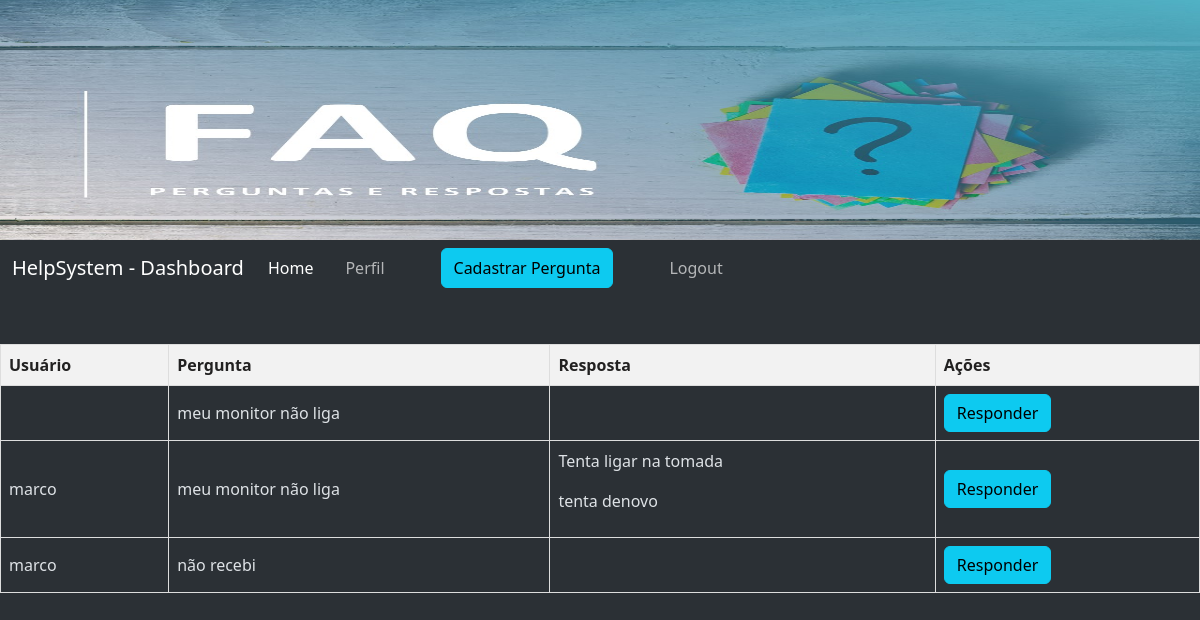
Page /dashboard/1 on the earlier database version.
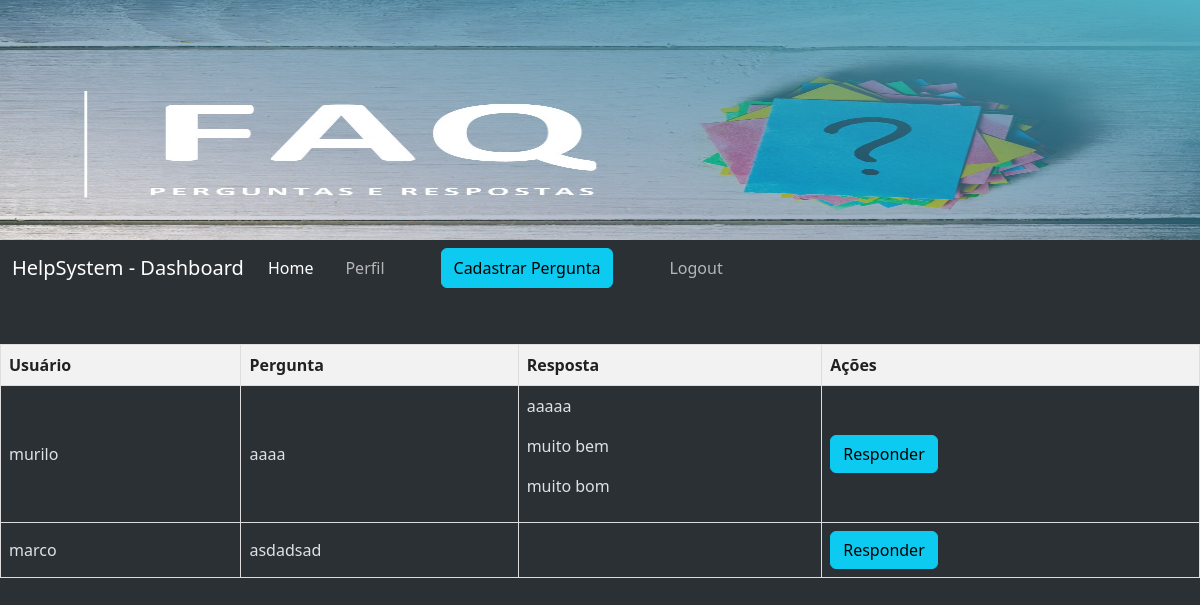
Same page on the later database version.
### app.py (models this page shows)
class Question(db.Model):
    id = db.Column(db.Integer, primary_key=True)
    title = db.Column(db.String(200), nullable=False)
    content = db.Column(db.Text, nullable=False)
    user_id = db.Column(db.Integer, db.ForeignKey('user.id'), nullable=False)
    user = db.relationship('User', backref=db.backref('questions', lazy=True))

class User(db.Model):
    id = db.Column(db.Integer, primary_key=True)
    nome = db.Column(db.String(150), nullable=False)
    email = db.Column(db.String(150), nullable=False, unique=True)
    senha = db.Column(db.String(150), nullable=False)

class Answer(db.Model):
    id = db.Column(db.Integer, primary_key=True)
    content = db.Column(db.Text, nullable=False)
    question_id = db.Column(db.Integer, db.ForeignKey('question.id'), nullable=False)
    question = db.relationship('Question', backref=db.backref('answers', lazy=True))
    user_id = db.Column(db.Integer, db.ForeignKey('user.id'), nullable=False)
    user = db.relationship('User', backref=db.backref('answers', lazy=True))

### app.py (the view)
@app.route('/dashboard/<int:user_id>')
def dashboard(user_id):
    user = User.query.get(user_id)
    questions = Question.query.all()  # Fetch all questions
    return render_template('dashboard.html', user=user, questions=questions)

### templates/dashboard.html (shortened to what this page needs)
<!DOCTYPE html>
<html lang="pt-BR" data-bs-theme="dark">
<head>
    <link href="https://cdn.jsdelivr.net/npm/bootstrap@5.3.3/dist/css/bootstrap.min.css" rel="stylesheet"
>
    <link rel="stylesheet" href="{{ url_for('static', filename='assets/css/style.css') }}">
</head>
<body class="d-flex  bg-body-tertiary">
    <div class="wrapper">
        <img src="{{ url_for('static', filename='assets/img/faq.jpg') }}" class="img-faq" alt="Faq">
        <nav class="navbar navbar-expand-lg bg-body-tertiary">
            <div class="container-fluid d-flex">
                <a class="navbar-brand" href="#">HelpSystem - Dashboard</a>
                <div class="collapse navbar-collapse" id="navbarSupportedContent">
                    <ul class="navbar-nav me-auto mb-2 mb-lg-0">
                        <li class="nav-item">
                            <a class="nav-link active" aria-current="page" href="#">Home</a>
                        </li>
                        <li class="nav-item">
                            <a class="nav-link" href="#"></a>
                        </li>
                        <li class="nav-item">
                            <a class="nav-link" href="#">Perfil</a>
                        </li>
                        <button type="button" class="btn btn-info ms-5" onclick="location.href='{{ url_for('nova_pergunta', user_id=user.id) }}'">Cadastrar Pergunta</button>
                        <li class="nav-item">
                            <a class="nav-link ms-5" href="{{ url_for('index') }}">Logout</a>
                        </li>
                    </ul>
                </div>
        </nav>
        <table class="align-items-center">
            <thead>
                <tr>
                    <th>Usuário</th>
                    <th>Pergunta</th>
                    <th>Resposta</th>
                    <th>Ações</th>
                </tr>
            </thead>
            <tbody>
                {% for question in questions %}
                <tr>
                    <td>{{ question.user.nome }}</td>
                    <td>{{ question.title }}</td>
                    <td>
                        {% for answer in question.answers %}
                        <p>{{ answer.content }}</p>
                        {% endfor %}
                    </td>
                    <td>
                        <button type="button" class="btn btn-info" onclick="location.href='{{ url_for('nova_resposta', question_id=question.id, user_id=user.id) }}'">Responder</button>
                    </td>
                </tr>
                {% endfor %}
            </tbody>
        </table>
    </div>
</body>
</html>

### assets/css/style.css (style rules this page uses)
html, body { padding: 0; margin: 0; box-sizing: border-box; height: 100%; }
a { text-decoration: none; color: #fff; }
.img-faq { width: 100vw; height: 30vh; }
table { margin-top: 3em; width: 100%; border-collapse: collapse; }
th, td { border: 1px solid #ddd; padding: 8px; }
th { background-color: #f2f2f2; text-align: left; color: #222121; }

Differences in the rows shown:
removed Question: title "meu monitor não liga"
removed Question: user.nome "marco", title "não recebi"
added Question: user.nome "murilo", title "aaaa", Answer (content "aaaaa"), Answer (content "muito bem")
added Answer: content "muito bom", shown under Question "murilo"
changed Question "marco": title "meu monitor não liga" → "asdadsad"; loses Answer (content "Tenta ligar na tomada"); loses Answer (content "tenta denovo")
